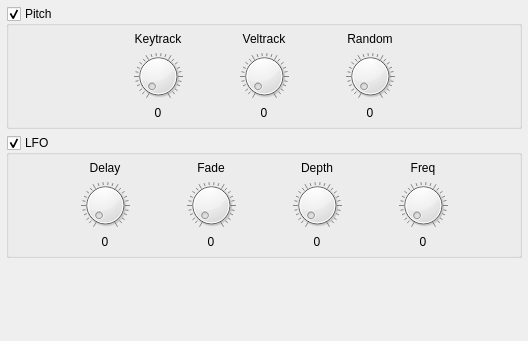
       <widget class="QWidget" name="tabPitch">
        <attribute name="title">
         <string>Pitch</string>
        </attribute>
        <layout class="QGridLayout" name="layPitch">
         <property name="sizeConstraint">
          <enum>QLayout::SetNoConstraint</enum>
         </property>
         <property name="leftMargin">
          <number>6</number>
         </property>
         <property name="topMargin">
          <number>6</number>
         </property>
         <property name="rightMargin">
          <number>6</number>
         </property>
         <property name="bottomMargin">
          <number>6</number>
         </property>
         <item row="0" column="0">
          <widget class="QGroupBox" name="gbxPitch">
           <property name="title">
            <string>Pitch</string>
           </property>
           <property name="checkable">
            <bool>true</bool>
           </property>
           <layout class="QGridLayout" name="layGbxPitch">
            <property name="sizeConstraint">
             <enum>QLayout::SetNoConstraint</enum>
            </property>
            <property name="leftMargin">
             <number>6</number>
            </property>
            <property name="topMargin">
             <number>6</number>
            </property>
            <property name="rightMargin">
             <number>6</number>
            </property>
            <property name="bottomMargin">
             <number>6</number>
            </property>
            <item row="1" column="0" colspan="2">
             <layout class="QGridLayout" name="layPitchKnobs" rowstretch="0,0,0" columnstretch="0,0,0,0,0">
              <property name="sizeConstraint">
               <enum>QLayout::SetNoConstraint</enum>
              </property>
              <item row="0" column="3">
               <widget class="QLabel" name="lblPitchRandom">
                <property name="sizePolicy">
                 <sizepolicy hsizetype="Expanding" vsizetype="Preferred">
                  <horstretch>0</horstretch>
                  <verstretch>0</verstretch>
                 </sizepolicy>
                </property>
                <property name="text">
                 <string>Random</string>
                </property>
                <property name="alignment">
                 <set>Qt::AlignCenter</set>
                </property>
               </widget>
              </item>
              <item row="1" column="3">
               <widget class="QDial" name="knbPitchRandom">
                <property name="maximumSize">
                 <size>
                  <width>16777215</width>
                  <height>48</height>
                 </size>
                </property>
                <property name="notchesVisible">
                 <bool>true</bool>
                </property>
               </widget>
              </item>
              <item row="0" column="1">
               <widget class="QLabel" name="lblPitchKeytrack">
                <property name="sizePolicy">
                 <sizepolicy hsizetype="Expanding" vsizetype="Preferred">
                  <horstretch>0</horstretch>
                  <verstretch>0</verstretch>
                 </sizepolicy>
                </property>
                <property name="text">
                 <string>Keytrack</string>
                </property>
                <property name="alignment">
                 <set>Qt::AlignCenter</set>
                </property>
               </widget>
              </item>
              <item row="2" column="2">
               <widget class="QLabel" name="lblPitchVeltrackVal">
                <property name="text">
                 <string>0</string>
                </property>
                <property name="alignment">
                 <set>Qt::AlignCenter</set>
                </property>
               </widget>
              </item>
              <item row="1" column="2">
               <widget class="QDial" name="knbPitchVeltrack">
                <property name="maximumSize">
                 <size>
                  <width>16777215</width>
                  <height>48</height>
                 </size>
                </property>
                <property name="notchesVisible">
                 <bool>true</bool>
                </property>
               </widget>
              </item>
              <item row="1" column="0">
               <spacer name="hspPitchL">
                <property name="orientation">
                 <enum>Qt::Horizontal</enum>
                </property>
                <property name="sizeHint" stdset="0">
                 <size>
                  <width>40</width>
                  <height>20</height>
                 </size>
                </property>
               </spacer>
              </item>
              <item row="1" column="1">
               <widget class="QDial" name="knbPitchKeytrack">
                <property name="maximumSize">
                 <size>
                  <width>16777215</width>
                  <height>48</height>
                 </size>
                </property>
                <property name="notchesVisible">
                 <bool>true</bool>
                </property>
               </widget>
              </item>
              <item row="2" column="3">
               <widget class="QLabel" name="lblPitchRandomVal">
                <property name="text">
                 <string>0</string>
                </property>
                <property name="alignment">
                 <set>Qt::AlignCenter</set>
                </property>
               </widget>
              </item>
              <item row="2" column="1">
               <widget class="QLabel" name="lblPitchKeytrackVal">
                <property name="text">
                 <string>0</string>
                </property>
                <property name="alignment">
                 <set>Qt::AlignCenter</set>
                </property>
               </widget>
              </item>
              <item row="0" column="2">
               <widget class="QLabel" name="lblPitchVeltrack">
                <property name="sizePolicy">
                 <sizepolicy hsizetype="Expanding" vsizetype="Preferred">
                  <horstretch>0</horstretch>
                  <verstretch>0</verstretch>
                 </sizepolicy>
                </property>
                <property name="text">
                 <string>Veltrack</string>
                </property>
                <property name="alignment">
                 <set>Qt::AlignCenter</set>
                </property>
               </widget>
              </item>
              <item row="1" column="4">
               <spacer name="hspPitchR">
                <property name="orientation">
                 <enum>Qt::Horizontal</enum>
                </property>
                <property name="sizeHint" stdset="0">
                 <size>
                  <width>40</width>
                  <height>20</height>
                 </size>
                </property>
               </spacer>
              </item>
             </layout>
            </item>
           </layout>
          </widget>
         </item>
         <item row="1" column="0">
          <widget class="QGroupBox" name="gbxPitchLfo">
           <property name="title">
            <string>LFO</string>
           </property>
           <property name="checkable">
            <bool>true</bool>
           </property>
           <layout class="QGridLayout" name="layGbxPitchLfo">
            <property name="sizeConstraint">
             <enum>QLayout::SetNoConstraint</enum>
            </property>
            <property name="leftMargin">
             <number>6</number>
            </property>
            <property name="topMargin">
             <number>6</number>
            </property>
            <property name="rightMargin">
             <number>6</number>
            </property>
            <property name="bottomMargin">
             <number>6</number>
            </property>
            <item row="1" column="3">
             <widget class="QDial" name="knbPitchDepth">
              <property name="maximumSize">
               <size>
                <width>16777215</width>
                <height>48</height>
               </size>
              </property>
              <property name="notchesVisible">
               <bool>true</bool>
              </property>
             </widget>
            </item>
            <item row="2" column="2">
             <widget class="QLabel" name="lblPitchLfoFadeVal">
              <property name="text">
               <string>0</string>
              </property>
              <property name="alignment">
               <set>Qt::AlignCenter</set>
              </property>
             </widget>
            </item>
            <item row="1" column="2">
             <widget class="QDial" name="knbPitchFade">
              <property name="maximumSize">
               <size>
                <width>16777215</width>
                <height>48</height>
               </size>
              </property>
              <property name="notchesVisible">
               <bool>true</bool>
              </property>
             </widget>
            </item>
            <item row="1" column="4">
             <widget class="QDial" name="knbPitchFreq">
              <property name="maximumSize">
               <size>
                <width>16777215</width>
                <height>48</height>
               </size>
              </property>
              <property name="notchesVisible">
               <bool>true</bool>
              </property>
             </widget>
            </item>
            <item row="2" column="3">
             <widget class="QLabel" name="lblPitchLfoDepthVal">
              <property name="text">
               <string>0</string>
              </property>
              <property name="alignment">
               <set>Qt::AlignCenter</set>
              </property>
             </widget>
            </item>
            <item row="2" column="1">
             <widget class="QLabel" name="lblPitchLfoDelayVal">
              <property name="text">
               <string>0</string>
              </property>
              <property name="alignment">
               <set>Qt::AlignCenter</set>
              </property>
             </widget>
            </item>
            <item row="0" column="3">
             <widget class="QLabel" name="lblPitchLfoDepth">
              <property name="sizePolicy">
               <sizepolicy hsizetype="Expanding" vsizetype="Preferred">
                <horstretch>0</horstretch>
                <verstretch>0</verstretch>
               </sizepolicy>
              </property>
              <property name="text">
               <string>Depth</string>
              </property>
              <property name="alignment">
               <set>Qt::AlignCenter</set>
              </property>
             </widget>
            </item>
            <item row="0" column="4">
             <widget class="QLabel" name="lblPitchLfoFreq">
              <property name="sizePolicy">
               <sizepolicy hsizetype="Expanding" vsizetype="Preferred">
                <horstretch>0</horstretch>
                <verstretch>0</verstretch>
               </sizepolicy>
              </property>
              <property name="text">
               <string>Freq</string>
              </property>
              <property name="alignment">
               <set>Qt::AlignCenter</set>
              </property>
             </widget>
            </item>
            <item row="0" column="2">
             <widget class="QLabel" name="lblPitchLfoFade">
              <property name="sizePolicy">
               <sizepolicy hsizetype="Expanding" vsizetype="Preferred">
                <horstretch>0</horstretch>
                <verstretch>0</verstretch>
               </sizepolicy>
              </property>
              <property name="text">
               <string>Fade</string>
              </property>
              <property name="alignment">
               <set>Qt::AlignCenter</set>
              </property>
             </widget>
            </item>
            <item row="2" column="4">
             <widget class="QLabel" name="lblPitchLfoFreqVal">
              <property name="text">
               <string>0</string>
              </property>
              <property name="alignment">
               <set>Qt::AlignCenter</set>
              </property>
             </widget>
            </item>
            <item row="1" column="1">
             <widget class="QDial" name="knbPitchDelay">
              <property name="maximumSize">
               <size>
                <width>16777215</width>
                <height>48</height>
               </size>
              </property>
              <property name="notchesVisible">
               <bool>true</bool>
              </property>
             </widget>
            </item>
            <item row="0" column="1">
             <widget class="QLabel" name="lblPitchLfoDelay">
              <property name="sizePolicy">
               <sizepolicy hsizetype="Expanding" vsizetype="Preferred">
                <horstretch>0</horstretch>
                <verstretch>0</verstretch>
               </sizepolicy>
              </property>
              <property name="text">
               <string>Delay</string>
              </property>
              <property name="alignment">
               <set>Qt::AlignCenter</set>
              </property>
             </widget>
            </item>
            <item row="1" column="0">
             <spacer name="hspPitchLfoL">
              <property name="orientation">
               <enum>Qt::Horizontal</enum>
              </property>
              <property name="sizeHint" stdset="0">
               <size>
                <width>40</width>
                <height>20</height>
               </size>
              </property>
             </spacer>
            </item>
            <item row="1" column="5">
             <spacer name="hspPitchLfoR">
              <property name="orientation">
               <enum>Qt::Horizontal</enum>
              </property>
              <property name="sizeHint" stdset="0">
               <size>
                <width>40</width>
                <height>20</height>
               </size>
              </property>
             </spacer>
            </item>
           </layout>
          </widget>
         </item>
         <item row="2" column="0">
          <spacer name="VspPitch">
           <property name="orientation">
            <enum>Qt::Vertical</enum>
           </property>
           <property name="sizeHint" stdset="0">
            <size>
             <width>20</width>
             <height>77</height>
            </size>
           </property>
          </spacer>
         </item>
        </layout>
       </widget>
